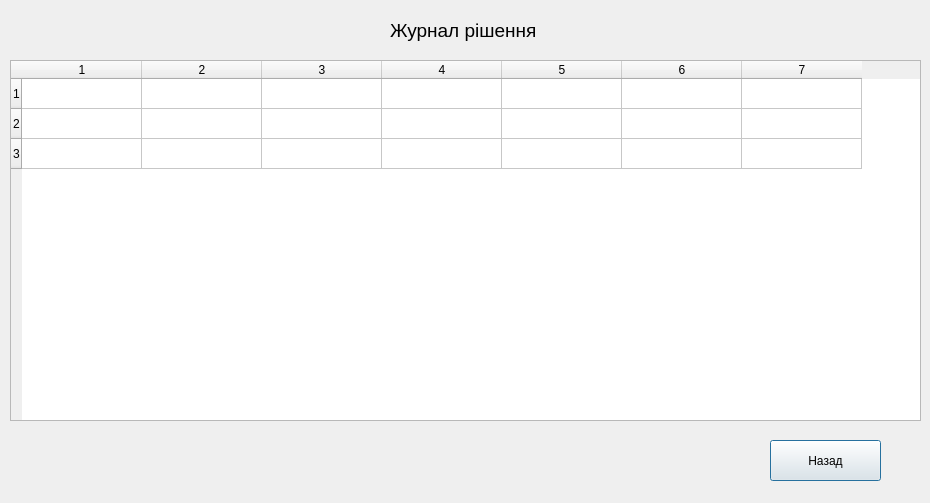
<?xml version="1.0" encoding="UTF-8"?>
<ui version="4.0">
 <class>SolutionLog</class>
 <widget class="QDialog" name="SolutionLog">
  <property name="geometry">
   <rect>
    <x>0</x>
    <y>0</y>
    <width>930</width>
    <height>503</height>
   </rect>
  </property>
  <property name="windowTitle">
   <string>Dialog</string>
  </property>
  <widget class="QTableWidget" name="tableLog">
   <property name="geometry">
    <rect>
     <x>10</x>
     <y>60</y>
     <width>911</width>
     <height>361</height>
    </rect>
   </property>
   <property name="rowCount">
    <number>3</number>
   </property>
   <property name="columnCount">
    <number>7</number>
   </property>
   <attribute name="horizontalHeaderMinimumSectionSize">
    <number>45</number>
   </attribute>
   <attribute name="horizontalHeaderDefaultSectionSize">
    <number>120</number>
   </attribute>
   <row/>
   <row/>
   <row/>
   <column/>
   <column/>
   <column/>
   <column/>
   <column/>
   <column/>
   <column/>
  </widget>
  <widget class="QPushButton" name="btnBack">
   <property name="geometry">
    <rect>
     <x>770</x>
     <y>440</y>
     <width>111</width>
     <height>41</height>
    </rect>
   </property>
   <property name="font">
    <font>
     <pointsize>9</pointsize>
    </font>
   </property>
   <property name="text">
    <string>Назад</string>
   </property>
  </widget>
  <widget class="QLabel" name="label">
   <property name="geometry">
    <rect>
     <x>390</x>
     <y>10</y>
     <width>191</width>
     <height>41</height>
    </rect>
   </property>
   <property name="font">
    <font>
     <pointsize>14</pointsize>
    </font>
   </property>
   <property name="text">
    <string>Журнал рішення</string>
   </property>
  </widget>
 </widget>
 <resources/>
 <connections>
  <connection>
   <sender>btnBack</sender>
   <signal>clicked()</signal>
   <receiver>SolutionLog</receiver>
   <slot>close()</slot>
   <hints>
    <hint type="sourcelabel">
     <x>224</x>
     <y>268</y>
    </hint>
    <hint type="destinationlabel">
     <x>167</x>
     <y>258</y>
    </hint>
   </hints>
  </connection>
 </connections>
</ui>
